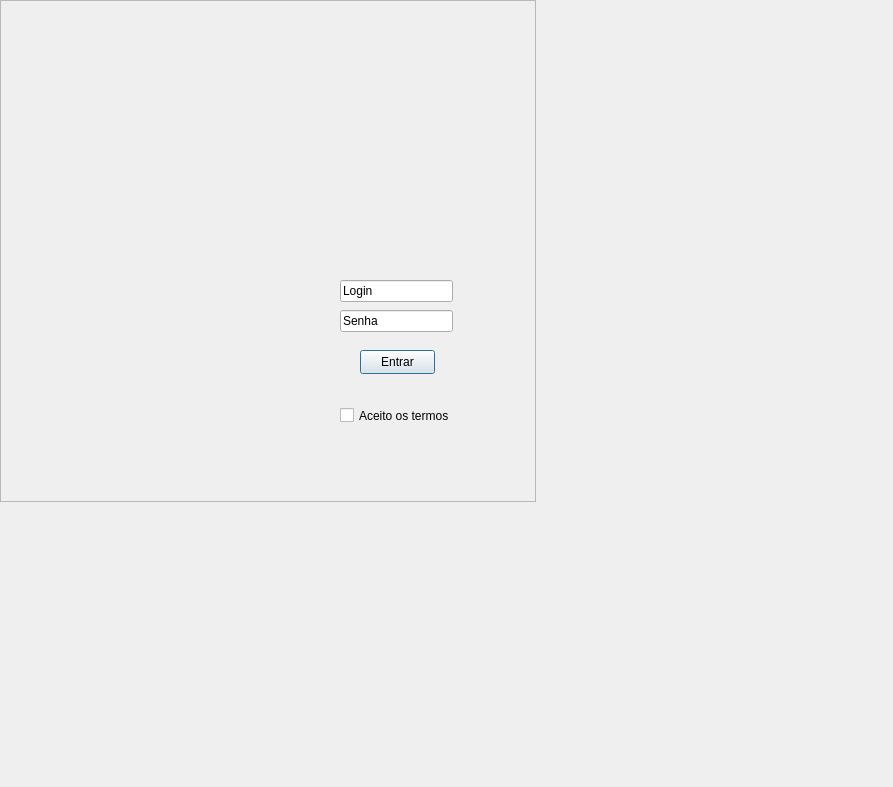
<?xml version="1.0" encoding="UTF-8"?>
<ui version="4.0">
 <class>corridas</class>
 <widget class="QDialog" name="corridas">
  <property name="geometry">
   <rect>
    <x>0</x>
    <y>0</y>
    <width>893</width>
    <height>787</height>
   </rect>
  </property>
  <property name="sizePolicy">
   <sizepolicy hsizetype="Ignored" vsizetype="Ignored">
    <horstretch>0</horstretch>
    <verstretch>0</verstretch>
   </sizepolicy>
  </property>
  <property name="maximumSize">
   <size>
    <width>16777215</width>
    <height>16777215</height>
   </size>
  </property>
  <property name="windowTitle">
   <string>Cadastro</string>
  </property>
  <widget class="QFrame" name="frame">
   <property name="geometry">
    <rect>
     <x>0</x>
     <y>0</y>
     <width>536</width>
     <height>502</height>
    </rect>
   </property>
   <property name="maximumSize">
    <size>
     <width>16777215</width>
     <height>16777215</height>
    </size>
   </property>
   <property name="frameShape">
    <enum>QFrame::StyledPanel</enum>
   </property>
   <property name="frameShadow">
    <enum>QFrame::Raised</enum>
   </property>
   <widget class="QLineEdit" name="lineEdit">
    <property name="geometry">
     <rect>
      <x>340</x>
      <y>280</y>
      <width>113</width>
      <height>22</height>
     </rect>
    </property>
    <property name="maximumSize">
     <size>
      <width>113</width>
      <height>22</height>
     </size>
    </property>
    <property name="text">
     <string>Login</string>
    </property>
   </widget>
   <widget class="QLineEdit" name="lineEdit_2">
    <property name="geometry">
     <rect>
      <x>340</x>
      <y>310</y>
      <width>113</width>
      <height>22</height>
     </rect>
    </property>
    <property name="maximumSize">
     <size>
      <width>113</width>
      <height>22</height>
     </size>
    </property>
    <property name="text">
     <string>Senha</string>
    </property>
   </widget>
   <widget class="QCheckBox" name="checkBox">
    <property name="geometry">
     <rect>
      <x>340</x>
      <y>400</y>
      <width>211</width>
      <height>31</height>
     </rect>
    </property>
    <property name="maximumSize">
     <size>
      <width>211</width>
      <height>31</height>
     </size>
    </property>
    <property name="text">
     <string>Aceito os termos  </string>
    </property>
   </widget>
   <widget class="QPushButton" name="pushButton">
    <property name="geometry">
     <rect>
      <x>360</x>
      <y>350</y>
      <width>75</width>
      <height>24</height>
     </rect>
    </property>
    <property name="maximumSize">
     <size>
      <width>75</width>
      <height>24</height>
     </size>
    </property>
    <property name="text">
     <string>Entrar</string>
    </property>
   </widget>
  </widget>
  <widget class="QLabel" name="label">
   <property name="enabled">
    <bool>true</bool>
   </property>
   <property name="geometry">
    <rect>
     <x>-30</x>
     <y>-40</y>
     <width>941</width>
     <height>861</height>
    </rect>
   </property>
   <property name="sizePolicy">
    <sizepolicy hsizetype="Ignored" vsizetype="Ignored">
     <horstretch>0</horstretch>
     <verstretch>0</verstretch>
    </sizepolicy>
   </property>
   <property name="maximumSize">
    <size>
     <width>16777215</width>
     <height>16777215</height>
    </size>
   </property>
   <property name="font">
    <font>
     <pointsize>22</pointsize>
    </font>
   </property>
   <property name="midLineWidth">
    <number>0</number>
   </property>
   <property name="text">
    <string/>
   </property>
   <property name="pixmap">
    <pixmap resource="recursos.qrc">:/azul.jfif</pixmap>
   </property>
   <property name="scaledContents">
    <bool>true</bool>
   </property>
  </widget>
  <zorder>label</zorder>
  <zorder>frame</zorder>
 </widget>
 <resources>
  <include location="recursos.qrc"/>
 </resources>
 <connections/>
</ui>
